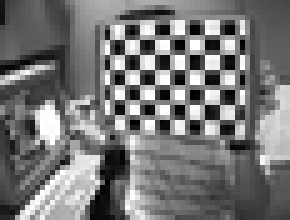
#> input picture HocKi7/XuLyAnh/Bài tập nhóm - tìm hiểu về lọc tần số/image/test.tif, 58 x 44 px, shrunk from 244 x 184 before the run, given in place of 4x4pixels.png, which was not available (shown 5 times larger)
$ python HighPassFilters_Gaussian.py
#> lines starting #> are read from the running program, lines starting #| are printed output that depends on the picture; pictures that were not available may be replaced by others from this repository, and a replacement may not be noted
### HocKi7/XuLyAnh/Bài tập nhóm - tìm hiểu về lọc tần số/DFT_base.py
import numpy as np
import matplotlib.pyplot as plt
import cv2

# Định nghĩa hàm biến đổi DFT
def DFT1D(img):
    U = len(img)
    outarry = np.zeros(U, dtype=complex)
    for m in range(U):
        sum = 0.0
        for n in range(U):
            e = np.exp(-1j * 2 * np.pi * m * n / U)
            sum += img[n] * e
            #print(f"  [{m,n}]: img[{n}]={img[n]}, exp={e}, accumulated sum={sum}")
        outarry[m] = sum
        #print(f"DFT[{m}] = {outarry[m]}")
    return outarry


def IDFT1D(img):
    U = len(img)
    outarry = np.zeros(U, dtype = complex)
    for n in range(U):
        sum = 0.0
        for m in range(U):
            e = np.exp(1j * 2 * np.pi * m * n / U)
            sum += img[m] * e
            # print(f"accumulated sum = {sum}")
        pixel = sum / U
        outarry[n] = pixel
        # print(f"DFT[{m}] = {outarry[m]}")
    return outarry

### HocKi7/XuLyAnh/Bài tập nhóm - tìm hiểu về lọc tần số/HighPassFilters_Gaussian.py
import matplotlib.pyplot as plt

from DFT_base import *

# Định nghĩa hàm lọc thông cao GaussianHP
def GaussianHP(D0,U,V):
    # H cho filter
    H = np.zeros((U, V))
    D = np.zeros((U, V))
    U0 = int(U / 2)
    V0 = int(V / 2)
    # Tính khoảng cách
    for u in range(U):
        for v in range(V):
            u2 = np.power(u, 2)
            v2 = np.power(v, 2)
            D[u, v] = np.sqrt(u2 + v2)
    # Tính bộ lọc
    for u in range(U):
        for v in range(V):
            H[u, v] = 1- np.exp((-D[np.abs(u - U0), np.abs(v - V0)] ** 2) / (2 * (D0 ** 2)))

    return H


if __name__ == "__main__":
    #Pre-config
    np.set_printoptions(precision=2)

    # Đọc ảnh
    image = cv2.imread("image/4x4pixels.png", 0)
#> image is the input picture: shape (44, 58); min 0, max 255, mean 118.2
    # image = cv2.resize(src=image, dsize=(50, 50))

    # Chuyển các pixel của ảnh vào mảng 2 chiều f
    f = np.asarray(image)
    # print(f)
    '''
    [[153 153 153 153]
     [102 102 102 102]
     [ 51  51  51  51]
     [  0   0   0   0]]
    '''

    M, N = np.shape(f)  # Chiều x và y của ảnh
#> M = 44; N = 58
    # print(M, N)
    # M, N = 4, 4


    # Bước 1: Chuyển ảnh từ kích thước MxN vào ảnh PxQ với P= 2M và Q =2N
    P, Q = 2 * M, 2 * N
#> P = 88; Q = 116
    shape = np.shape(f)
#> shape = (44, 58)

    # print(P, Q)
    # print(shape)
    '''
   P, Q = 8, 8
   shape = (4, 4)
   '''


    # Chuyển ảnh PxQ vào mảng fp
    f_xy_p = np.zeros((P, Q))
    f_xy_p[:shape[0], :shape[1]] = f

    # print(f_xy_p)
    '''
    f_xy_p:
    [[153. 153. 153. 153.   0.   0.   0.   0.]
     [102. 102. 102. 102.   0.   0.   0.   0.]
     [ 51.  51.  51.  51.   0.   0.   0.   0.]
     [  0.   0.   0.   0.   0.   0.   0.   0.]
     [  0.   0.   0.   0.   0.   0.   0.   0.]
     [  0.   0.   0.   0.   0.   0.   0.   0.]
     [  0.   0.   0.   0.   0.   0.   0.   0.]
     [  0.   0.   0.   0.   0.   0.   0.   0.]]
    '''


    # Bước 2: Nhân ảnh fp(x,y) với (-1) mũ (x+y) để tạo ảnh mới
    # Kết quả nhân lưu vào ma trận ảnh fpc
    F_xy_p = np.zeros((P, Q))
    for x in range(P):
        for y in range(Q):
            F_xy_p[x, y] = f_xy_p[x, y] * np.power(-1, x + y)
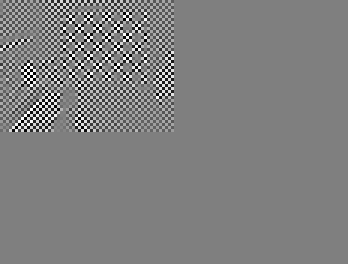
#> F_xy_p: shape (88, 116) float64 (shown 3 times larger); min -255, max 255, mean -0.1; drawn with min black and max white
            # print("F_xy_p[" + str(x) + ", " + str(y) + "] = " + str(F_xy_p[x, y]))

    # print(F_xy_p)
    '''
    F_xy_p:
    [[ 153. -153.  153. -153.    0.   -0.    0.   -0.]
     [-102.  102. -102.  102.   -0.    0.   -0.    0.]
     [  51.  -51.   51.  -51.    0.   -0.    0.   -0.]
     [  -0.    0.   -0.    0.   -0.    0.   -0.    0.]
     [   0.   -0.    0.   -0.    0.   -0.    0.   -0.]
     [  -0.    0.   -0.    0.   -0.    0.   -0.    0.]
     [   0.   -0.    0.   -0.    0.   -0.    0.   -0.]
     [  -0.    0.   -0.    0.   -0.    0.   -0.    0.]]
    '''


    # Bước 3: Chuyển đổi ảnh Fpc sang miền tần số (DFT)
    dft_cot = dft_hang = np.zeros((P, Q),dtype=complex)
    # DFT theo P - theo cột
    for i in range(P):
        dft_cot[i] = DFT1D(F_xy_p[i])
    # DFT theo Q - theo hàng
    for j in range(Q):
        dft_hang[:, j] = DFT1D(dft_cot[:, j])

    # print(dft_cot)
    # print(dft_hang)

    '''
    dft_cot:
    [[ 0.00e+00+0.00e+00j  1.02e+02+4.22e+01j  1.87e-14-2.13e-14j 1.02e+02+2.46e+02j  4.08e+02+7.49e-14j  1.02e+02-2.46e+02j -3.49e-14-3.55e-14j  1.02e+02-4.22e+01j]
    [ 0.00e+00+0.00e+00j  7.21e+01+5.46e+01j  1.78e-14-1.45e-14j 2.99e+01+2.16e+02j  3.24e+02+8.45e+01j  1.32e+02-1.74e+02j -1.74e-14-3.54e-14j  8.96e+01-1.24e+01j]
    [ 0.00e+00+0.00e+00j  5.98e+01+1.44e+02j  3.29e-14-2.58e-15j -1.44e+02+3.48e+02j  4.08e+02+4.08e+02j  3.48e+02-1.44e+02j 7.74e-15-7.75e-14j  1.44e+02+5.98e+01j]
     [ 0.00e+00+0.00e+00j  1.74e+02+2.16e+02j  5.85e-14-1.59e-14j -7.21e+01+6.67e+02j  9.00e+02+4.92e+02j  5.22e+02-4.20e+02j -3.41e-14-1.38e-13j  2.76e+02+2.99e+01j]
     [ 0.00e+00+0.00e+00j  3.06e+02+1.27e+02j  5.62e-14-4.97e-14j 3.06e+02+7.39e+02j  1.22e+03+3.25e-13j  3.06e+02-7.39e+02j -1.19e-13-1.21e-13j  3.06e+02-1.27e+02j]
     [ 0.00e+00+0.00e+00j  2.76e+02-2.99e+01j  2.42e-14-6.11e-14j 5.22e+02+4.20e+02j  9.00e+02-4.92e+02j -7.21e+01-6.67e+02j -1.37e-13-3.63e-14j  1.74e+02-2.16e+02j]
     [ 0.00e+00+0.00e+00j  1.44e+02-5.98e+01j  4.53e-15-4.01e-14j 3.48e+02+1.44e+02j  4.08e+02-4.08e+02j -1.44e+02-3.48e+02j -7.75e-14+6.47e-15j  5.98e+01-1.44e+02j]
     [ 0.00e+00+0.00e+00j  8.96e+01+1.24e+01j  1.19e-14-2.23e-14j 1.32e+02+1.74e+02j  3.24e+02-8.45e+01j  2.99e+01-2.16e+02j -3.50e-14-1.80e-14j  7.21e+01-5.46e+01j]]

    dft_hang:
    [[ 0.00e+00+0.00e+00j  1.02e+02+4.22e+01j  1.87e-14-2.13e-14j 1.02e+02+2.46e+02j  4.08e+02+7.49e-14j  1.02e+02-2.46e+02j -3.49e-14-3.55e-14j  1.02e+02-4.22e+01j]
     [ 0.00e+00+0.00e+00j  7.21e+01+5.46e+01j  1.78e-14-1.45e-14j 2.99e+01+2.16e+02j  3.24e+02+8.45e+01j  1.32e+02-1.74e+02j -1.74e-14-3.54e-14j  8.96e+01-1.24e+01j]
     [ 0.00e+00+0.00e+00j  5.98e+01+1.44e+02j  3.29e-14-2.58e-15j -1.44e+02+3.48e+02j  4.08e+02+4.08e+02j  3.48e+02-1.44e+02j 7.74e-15-7.75e-14j  1.44e+02+5.98e+01j]
     [ 0.00e+00+0.00e+00j  1.74e+02+2.16e+02j  5.85e-14-1.59e-14j -7.21e+01+6.67e+02j  9.00e+02+4.92e+02j  5.22e+02-4.20e+02j -3.41e-14-1.38e-13j  2.76e+02+2.99e+01j]
     [ 0.00e+00+0.00e+00j  3.06e+02+1.27e+02j  5.62e-14-4.97e-14j 3.06e+02+7.39e+02j  1.22e+03+3.25e-13j  3.06e+02-7.39e+02j -1.19e-13-1.21e-13j  3.06e+02-1.27e+02j]
     [ 0.00e+00+0.00e+00j  2.76e+02-2.99e+01j  2.42e-14-6.11e-14j 5.22e+02+4.20e+02j  9.00e+02-4.92e+02j -7.21e+01-6.67e+02j -1.37e-13-3.63e-14j  1.74e+02-2.16e+02j]
     [ 0.00e+00+0.00e+00j  1.44e+02-5.98e+01j  4.53e-15-4.01e-14j 3.48e+02+1.44e+02j  4.08e+02-4.08e+02j -1.44e+02-3.48e+02j -7.75e-14+6.47e-15j  5.98e+01-1.44e+02j]
     [ 0.00e+00+0.00e+00j  8.96e+01+1.24e+01j  1.19e-14-2.23e-14j 1.32e+02+1.74e+02j  3.24e+02-8.45e+01j  2.99e+01-2.16e+02j -3.50e-14-1.80e-14j  7.21e+01-5.46e+01j]]
    '''


    # Bước 4: Gọi hàm GaussianLP tạo bộ lọc thông thấp Gaussian
    H_uv = GaussianHP(10, P, Q)
#> after the loop in GaussianHP, `for u in range(U):`:
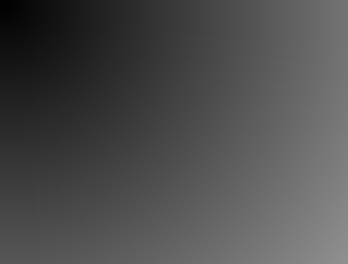
#> D: shape (88, 116) float64 (shown 3 times larger); min 0, max 144.2, mean 77.9
#> after the loop in GaussianHP, `for u in range(U):`:
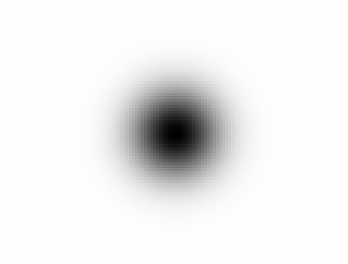
#> H: shape (88, 116) float64 (shown 3 times larger); min 0, max 1, mean 0.938
    # print("H_uv: ", H_uv)
    '''
    H_uv:
    [[0.15 0.12 0.1  0.08 0.08 0.08 0.1  0.12]
     [0.12 0.09 0.06 0.05 0.04 0.05 0.06 0.09]
     [0.1  0.06 0.04 0.02 0.02 0.02 0.04 0.06]
     [0.08 0.05 0.02 0.01 0.   0.01 0.02 0.05]
     [0.08 0.04 0.02 0.   0.   0.   0.02 0.04]
     [0.08 0.05 0.02 0.01 0.   0.01 0.02 0.05]
     [0.1  0.06 0.04 0.02 0.02 0.02 0.04 0.06]
     [0.12 0.09 0.06 0.05 0.04 0.05 0.06 0.09]]
    '''

    # Bước 5: Nhân ảnh sau khi DFT với ảnh sau khi lọc
    G_uv = np.multiply(dft_hang, H_uv)
    # print("G[u,v] = " + str(G_uv))
    '''
    G[u,v] =
    [[ 0.00e+00+0.00e+00j  1.20e+01+4.96e+00j  1.78e-15-2.03e-15j 8.31e+00+2.01e+01j  3.14e+01+5.76e-15j  8.31e+00-2.01e+01j -3.32e-15-3.38e-15j  1.20e+01-4.96e+00j]
     [ 0.00e+00+0.00e+00j  6.21e+00+4.70e+00j  1.12e-15-9.12e-16j 1.46e+00+1.06e+01j  1.42e+01+3.72e+00j  6.43e+00-8.49e+00j -1.09e-15-2.23e-15j  7.71e+00-1.07e+00j]
     [ 0.00e+00+0.00e+00j  3.76e+00+9.08e+00j  1.29e-15-1.01e-16j -3.56e+00+8.60e+00j  8.08e+00+8.08e+00j  8.60e+00-3.56e+00j 3.03e-16-3.04e-15j  9.08e+00+3.76e+00j]
     [ 0.00e+00+0.00e+00j  8.49e+00+1.06e+01j  1.44e-15-3.91e-16j -7.18e-01+6.63e+00j  4.49e+00+2.46e+00j  5.20e+00-4.18e+00j -8.43e-16-3.40e-15j  1.35e+01+1.46e+00j]
     [ 0.00e+00+0.00e+00j  1.35e+01+5.58e+00j  1.11e-15-9.85e-16j 1.53e+00+3.68e+00j  0.00e+00+0.00e+00j  1.53e+00-3.68e+00j -2.35e-15-2.39e-15j  1.35e+01-5.58e+00j]
     [ 0.00e+00+0.00e+00j  1.35e+01-1.46e+00j  5.98e-16-1.51e-15j 5.20e+00+4.18e+00j  4.49e+00-2.46e+00j -7.18e-01-6.63e+00j -3.38e-15-8.96e-16j  8.49e+00-1.06e+01j]
     [ 0.00e+00+0.00e+00j  9.08e+00-3.76e+00j  1.77e-16-1.57e-15j 8.60e+00+3.56e+00j  8.08e+00-8.08e+00j -3.56e+00-8.60e+00j -3.04e-15+2.54e-16j  3.76e+00-9.08e+00j]
     [ 0.00e+00+0.00e+00j  7.71e+00+1.07e+00j  7.50e-16-1.40e-15j 6.43e+00+8.49e+00j  1.42e+01-3.72e+00j  1.46e+00-1.06e+01j -2.20e-15-1.13e-15j  6.21e+00-4.70e+00j]]
    '''


    # Bước 6:
    # Bước 6.1 Thực hiện biến đổi ngược DFT
    idft_cot = idft_hang = np.zeros((P, Q))
    # chuyển đổi DFT ngược theo P - theo cột
    for i in range(P):
        idft_cot[i] = IDFT1D(G_uv[i])
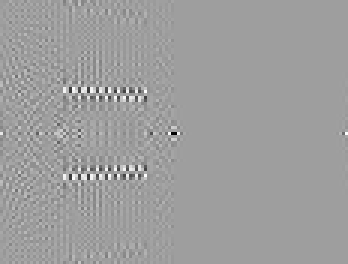
#> idft_cot: shape (88, 116) float64 (shown 3 times larger); min -2140.2, max 1299.2, mean -0.5; drawn with min black and max white
    # Chuyển đổi DFT ngược theo Q - theo hàng
    for j in range(Q):
        idft_hang[:, j] = IDFT1D(idft_cot[:, j])
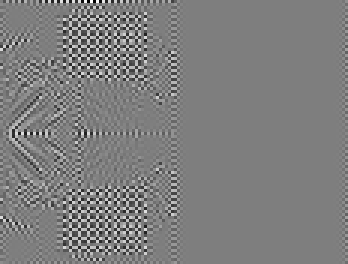
#> idft_hang: shape (88, 116) float64 (shown 3 times larger); min -88.08, max 89.28, mean -0.1; drawn with min black and max white

    # print("idft_cot: ", idft_cot)
    # print("idft_hang: ", idft_hang)

    '''
    idft_cot:
    [[ 4.50e+00 -2.42e+00  2.42e+00 -4.50e+00 -1.84e+00 -2.32e-01  2.32e-01 1.84e+00]
     [ 7.69e-01 -1.49e+00  1.49e+00 -7.69e-01  6.42e-01  8.10e-02 -8.10e-02 -6.42e-01]
     [ 7.82e-01 -4.37e-01  4.37e-01 -7.82e-01 -3.06e-01 -3.87e-02  3.87e-02 3.06e-01]
     [ 5.43e-01 -5.51e-01  5.51e-01 -5.43e-01  6.73e-03  8.50e-04 -8.50e-04 -6.73e-03]
     [ 3.11e-01 -3.15e-01  3.15e-01 -3.11e-01  3.86e-03  4.87e-04 -4.87e-04 -3.86e-03]
     [ 5.43e-01 -5.51e-01  5.51e-01 -5.43e-01  6.73e-03  8.50e-04 -8.50e-04 -6.73e-03]
     [ 7.82e-01 -4.37e-01  4.37e-01 -7.82e-01 -3.06e-01 -3.87e-02  3.87e-02 3.06e-01]
     [ 7.69e-01 -1.49e+00  1.49e+00 -7.69e-01  6.42e-01  8.10e-02 -8.10e-02 -6.42e-01]]

    idft_hang:
    [[ 4.50e+00 -2.42e+00  2.42e+00 -4.50e+00 -1.84e+00 -2.32e-01  2.32e-01 1.84e+00]
    [ 7.69e-01 -1.49e+00  1.49e+00 -7.69e-01  6.42e-01  8.10e-02 -8.10e-02 -6.42e-01]
    [ 7.82e-01 -4.37e-01  4.37e-01 -7.82e-01 -3.06e-01 -3.87e-02  3.87e-02 3.06e-01]
    [ 5.43e-01 -5.51e-01  5.51e-01 -5.43e-01  6.73e-03  8.50e-04 -8.50e-04 -6.73e-03]
    [ 3.11e-01 -3.15e-01  3.15e-01 -3.11e-01  3.86e-03  4.87e-04 -4.87e-04 -3.86e-03]
    [ 5.43e-01 -5.51e-01  5.51e-01 -5.43e-01  6.73e-03  8.50e-04 -8.50e-04 -6.73e-03]
    [ 7.82e-01 -4.37e-01  4.37e-01 -7.82e-01 -3.06e-01 -3.87e-02  3.87e-02 3.06e-01]
    [ 7.69e-01 -1.49e+00  1.49e+00 -7.69e-01  6.42e-01  8.10e-02 -8.10e-02 -6.42e-01]]
    '''


    # Bước 6.2: Nhân phần thực ảnh sau khi biến đổi ngược với -1 mũ (x+y)
    g_array = np.asarray(idft_hang.real)
    P, Q = np.shape(g_array)
    g_xy_p = np.zeros((P, Q))
    for x in range(P):
        for y in range(Q):
            g_xy_p[x, y] = g_array[x, y] * np.power(-1, x + y)
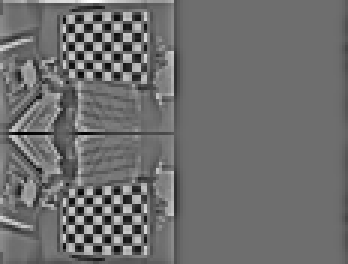
#> g_xy_p: shape (88, 116) float64 (shown 3 times larger); min -68.13, max 89.28, mean 0; drawn with min black and max white


    # print("Before (g_array): ", g_array)
    # print("After (g_xy_p): ", g_xy_p)

    '''
    Before (g_array):
    [[ 4.50e+00 -2.42e+00  2.42e+00 -4.50e+00 -1.84e+00 -2.32e-01  2.32e-01 1.84e+00]
    [ 7.69e-01 -1.49e+00  1.49e+00 -7.69e-01  6.42e-01  8.10e-02 -8.10e-02 -6.42e-01]
    [ 7.82e-01 -4.37e-01  4.37e-01 -7.82e-01 -3.06e-01 -3.87e-02  3.87e-02 3.06e-01]
    [ 5.43e-01 -5.51e-01  5.51e-01 -5.43e-01  6.73e-03  8.50e-04 -8.50e-04 -6.73e-03]
    [ 3.11e-01 -3.15e-01  3.15e-01 -3.11e-01  3.86e-03  4.87e-04 -4.87e-04 -3.86e-03]
    [ 5.43e-01 -5.51e-01  5.51e-01 -5.43e-01  6.73e-03  8.50e-04 -8.50e-04 -6.73e-03]
    [ 7.82e-01 -4.37e-01  4.37e-01 -7.82e-01 -3.06e-01 -3.87e-02  3.87e-02 3.06e-01]
    [ 7.69e-01 -1.49e+00  1.49e+00 -7.69e-01  6.42e-01  8.10e-02 -8.10e-02 -6.42e-01]]

    After (g_xy_p):
    [[ 4.50e+00  2.42e+00  2.42e+00  4.50e+00 -1.84e+00  2.32e-01  2.32e-01 -1.84e+00]
    [-7.69e-01 -1.49e+00 -1.49e+00 -7.69e-01 -6.42e-01  8.10e-02  8.10e-02 -6.42e-01]
    [ 7.82e-01  4.37e-01  4.37e-01  7.82e-01 -3.06e-01  3.87e-02  3.87e-02 -3.06e-01]
    [-5.43e-01 -5.51e-01 -5.51e-01 -5.43e-01 -6.73e-03  8.50e-04  8.50e-04 -6.73e-03]
    [ 3.11e-01  3.15e-01  3.15e-01  3.11e-01  3.86e-03 -4.87e-04 -4.87e-04 3.86e-03]
    [-5.43e-01 -5.51e-01 -5.51e-01 -5.43e-01 -6.73e-03  8.50e-04  8.50e-04 -6.73e-03]
    [ 7.82e-01  4.37e-01  4.37e-01  7.82e-01 -3.06e-01  3.87e-02  3.87e-02 -3.06e-01]
    [-7.69e-01 -1.49e+00 -1.49e+00 -7.69e-01 -6.42e-01  8.10e-02  8.10e-02 -6.42e-01]]
    '''


    # Bước 7: Rút trích ảnh kích thước MxN từ ảnh PxQ
    # Và đây ảnh cuối cùng sau khi lọc
    g_xy = g_xy_p[:shape[0], :shape[1]]
    # print("g_xy: ", g_xy)
    '''
    g_xy:
    [[ 4.5   2.42  2.42  4.5 ]
    [-0.77 -1.49 -1.49 -0.77]
    [ 0.78  0.44  0.44  0.78]
    [-0.54 -0.55 -0.55 -0.54]]
    '''


    # Hiển thị ảnh
    fig = plt.figure(figsize=(16, 9))  # Tạo vùng vẽ tỷ lệ 16:9
    # Tạo 9 vùng vẽ con
    (ax1, ax2, ax3), (ax4, ax5, ax6), (ax7, ax8, ax9) = fig.subplots(3, 3)

    # Đọc và hiển thị ảnh gốc
    ax1.imshow(image, cmap='gray')
    ax1.set_title('Ảnh gốc MxN')
    ax1.axis('off')
    # Hiển thị ảnh mở rộng có kích thước PxQ
    ax2.imshow(f_xy_p, cmap='gray')
    ax2.set_title('Bước 1: Ảnh PxQ')
    ax2.axis('off')
    # Hiển thị ảnh sau khi nhân -1 mũ (x+y)
    ax3.imshow(F_xy_p, cmap='gray')
    ax3.set_title('Bước 2: nhân -1 mũ x+y')
    ax3.axis('off')
    # Hiển thị phổ tần số cảu anh sau khi biến đổi Fourier
    ax4.imshow(np.log(np.abs(dft_hang) + 1e-9), cmap='gray')  # cộng 1e-9 để tránh log(0)
    ax4.set_title('Bước 3: Phổ tần số ảnh sau khi DFT')
    ax4.axis('off')
    # Hiển thị phổ tần số của bộ lọc
    ax5.imshow(H_uv, cmap='gray')
    ax5.set_title('Bước 4: Phổ tần số Bộ lọc')
    ax5.axis('off')
    # Hiển thị phổ tần số của kết quả sau khi nhân Phổ tần số sau khi DFT
    # với bộ lọc
    ax6.imshow(np.log(np.abs(G_uv) + 1e-9), cmap='gray')
    ax6.set_title('Bước 5: Sau khi nhân DFT với ảnh sau khi lọc ')
    ax6.axis('off')
    # Hiển thị ảnh sau khi biến đổi ngược
    ax7.imshow(np.log(np.abs(idft_hang) + 1e-9), cmap='gray')
    ax7.set_title('Bước 6.1: Thực hiện DFT ngược')
    ax7.axis('off')
    # Hiển thị phần thực của ảnh sau khi nhân -1 mũ (x+y)
    ax8.imshow(g_xy_p, cmap='gray')
    ax8.set_title('Bước 6.2: Phần thực sau IDFT nhân -1 mũ (x+y)')
    ax8.axis('off')
    # Hiển thị ảnh cuối cùng sau các bước, là ảnh cải thiện kích thước MxN
    ax9.imshow(g_xy, cmap='gray')
    ax9.set_title('Bước 7: Ảnh cuối cùng MxN')
    ax9.axis('off')

    plt.show()
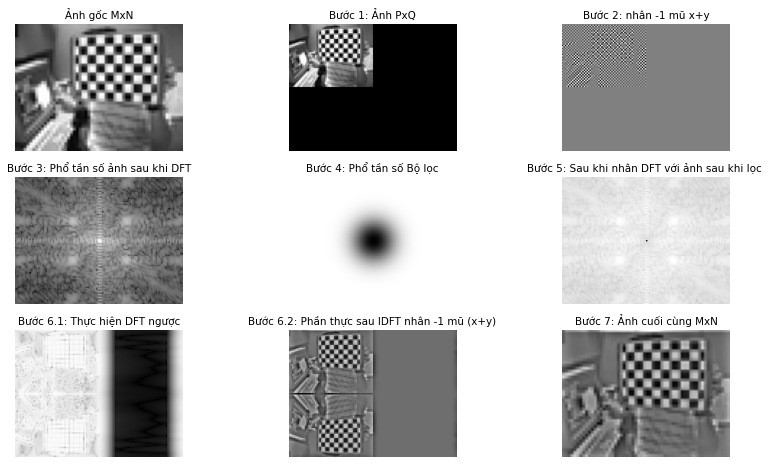
#> figure drawn by matplotlib, 9 panels

    output_path = 'image/test_HPG_Result.tif'
    plt.savefig(output_path)
    print(f"Hình ảnh đã được lưu tại: {output_path}")
